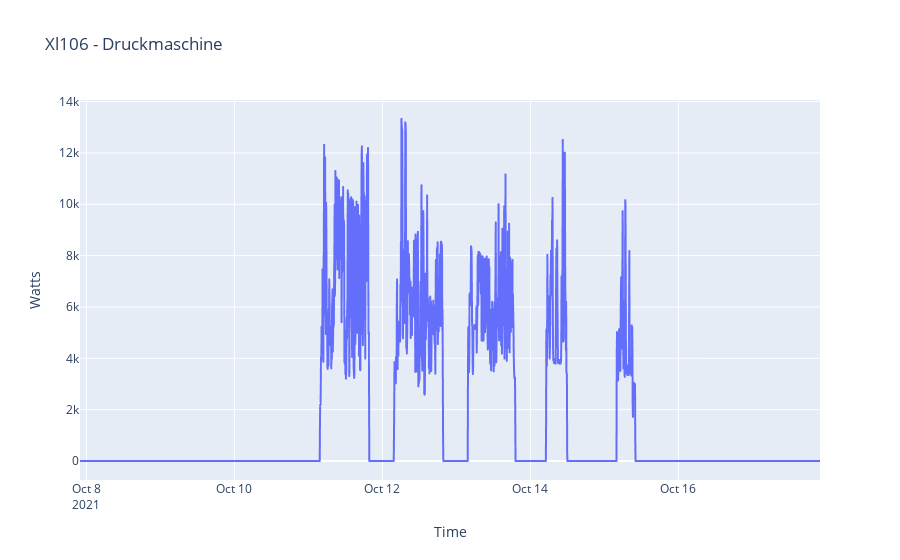

Write notebook code for a chart like this one.
### Code cell
px.line(
    x=druck_5T.index, y=druck_5T.kw * 1000, 
    title='Xl106 - Druckmaschine',
    labels={
        'x': 'Time',
        'y': 'Watts'
    })

### Figure 1 — Plotly figure (JSON) as saved in the notebook; plotly's stock layout.template omitted (floating-point values rounded to 4 significant figures; data arrays with more than 128 entries replaced by an {"elided": "..."} marker saying what was removed)
{"data": [{"hovertemplate": "Time=%{x}<br>Watts=%{y}<extra></extra>", "legendgroup": "", "line": {"color": "#636efa", "dash": "solid"}, "marker": {"symbol": "circle"}, "mode": "lines", "name": "", "showlegend": false, "type": "scattergl", "x": {"elided": "2881 str values"}, "xaxis": "x", "y": {"elided": "2881 float values"}, "yaxis": "y"}], "layout": {"legend": {"tracegroupgap": 0}, "title": {"text": "Xl106 - Druckmaschine"}, "xaxis": {"anchor": "y", "domain": [0, 1], "title": {"text": "Time"}}, "yaxis": {"anchor": "x", "domain": [0, 1], "title": {"text": "Watts"}}}}
